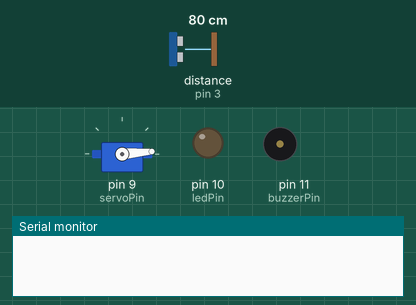
Bench run of a sketch on a simulated Arduino Uno, built with avr-gcc and run on an emulated ATmega328P. On the bench: servo, output pins drawn as LEDs (lit = HIGH), buzzer (waves = sounding, pin HIGH), the last lines printed to the serial monitor. Wiring (inferred from the names in the program): ultrasonic range finder: trigger pin 2; echo pin 3. Inputs (shaded band) come from the test bench; at power-on: distance to the obstacle (sensor on pin 3) 80 cm. The echo pulse lasts 58.3 µs per cm; pins used as bus, display or sensor lines are not drawn.

Above: at 0.01 s.
1.3 s: distance to the obstacle (sensor on pin 3) set to 2 cm
At 2.0 s:
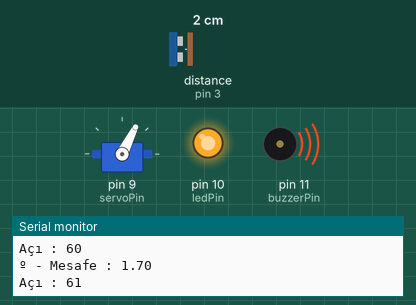
4.3 s: distance to the obstacle (sensor on pin 3) set to 35 cm
At 6.2 s:
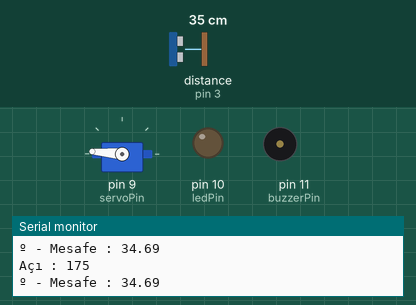
7.3 s: distance to the obstacle (sensor on pin 3) set to 4 cm
At 12.64 s:
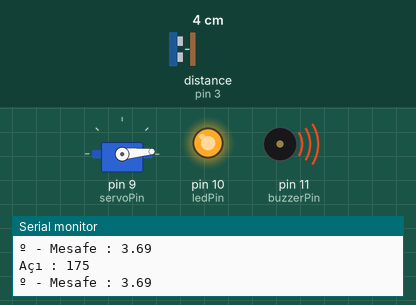
13.3 s: distance to the obstacle (sensor on pin 3) set to 250 cm
At 13.47 s:
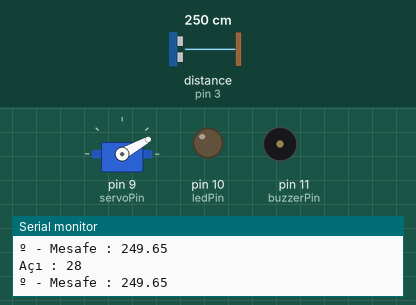
16.3 s: distance to the obstacle (sensor on pin 3) set to 9 cm
At 19.2 s:
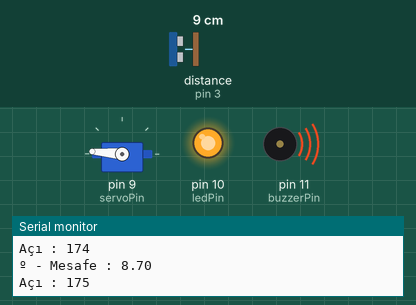
19.3 s: distance to the obstacle (sensor on pin 3) set to 60 cm
At 20.0 s:
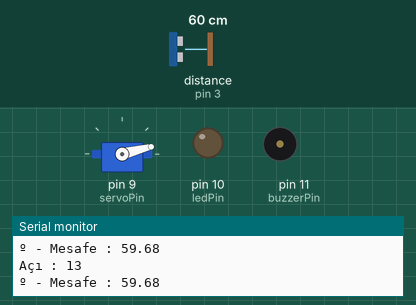
Timing chart, 0 to 23.3 s (numbered marks = the images above; inputs shaded):
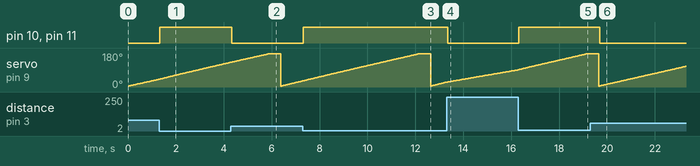

The sketch:

RadarUygulamasi.ino
```cpp
#include <Servo.h>


int ledPin = 10; // Hedefi gorunce isik yakacak
int buzzerPin = 11; //Hedefi gorunce ses cikaracak
int servoPin = 9;
int trigPin = 2;
int echoPin = 3;
Servo myRadar;


void setup() {

  pinMode(ledPin,OUTPUT);
  pinMode(buzzerPin, OUTPUT);
  myRadar.attach(servoPin);
  pinMode(trigPin,OUTPUT);
  pinMode(echoPin,INPUT);
  Serial.begin(9600);

}
//Gonderilen ses dalgasinin suresini olctuk
long calcDuration(){
  digitalWrite(trigPin, LOW);
  delayMicroseconds(5);

  digitalWrite(trigPin, HIGH);
  delayMicroseconds(10);
  digitalWrite(trigPin, LOW);

  return pulseIn(echoPin, HIGH);
}
//Suresiyle ses hizinin yarisiyla carpip mesafemizi bulduk
float calcDistance(long dur){
  return dur * 0.01715;
}
void loop() {
  for(int angle = 5; angle <= 175; angle++){ // 5º ve 175º araliginda donecek servo motorumuz
    myRadar.write(angle);
    delay(30);
    long duration = calcDuration();
    float distance = calcDistance(duration);
    Serial.print("Açı : "); // Her dondugu aciyi bize verecek seri monitorden
    Serial.println(angle);
    Serial.print("º - Mesafe : "); // Her dondugundeki acidaki karsisindaki engelin mesafesini verecek
    Serial.println(distance);

    if(distance < 20){//eger 20 cm'den daha az yakinliktaysa engelimiz ses ve isik cikaracak
      digitalWrite(buzzerPin, HIGH);
      digitalWrite(ledPin, HIGH);
    }
    else{ // Obur turlu hicibr ikaz isareti olmayacak
      digitalWrite(buzzerPin, LOW);
      digitalWrite(ledPin, LOW);
    }
  }
  delay(500);
}
```

Measured:
- after the input at 1.3 s, pin 10 (ledPin), pin 11 (buzzerPin): LOW → HIGH at once
- after the input at 4.3 s, pin 10 (ledPin), pin 11 (buzzerPin): HIGH → LOW at once
- after the input at 7.3 s, pin 10 (ledPin), pin 11 (buzzerPin): LOW → HIGH at once
- after the input at 13.3 s, pin 10 (ledPin), pin 11 (buzzerPin): HIGH → LOW at once
- after the input at 16.3 s, pin 10 (ledPin), pin 11 (buzzerPin): LOW → HIGH at once
- after the input at 19.3 s, pin 10 (ledPin), pin 11 (buzzerPin): HIGH → LOW after 0.39 s
